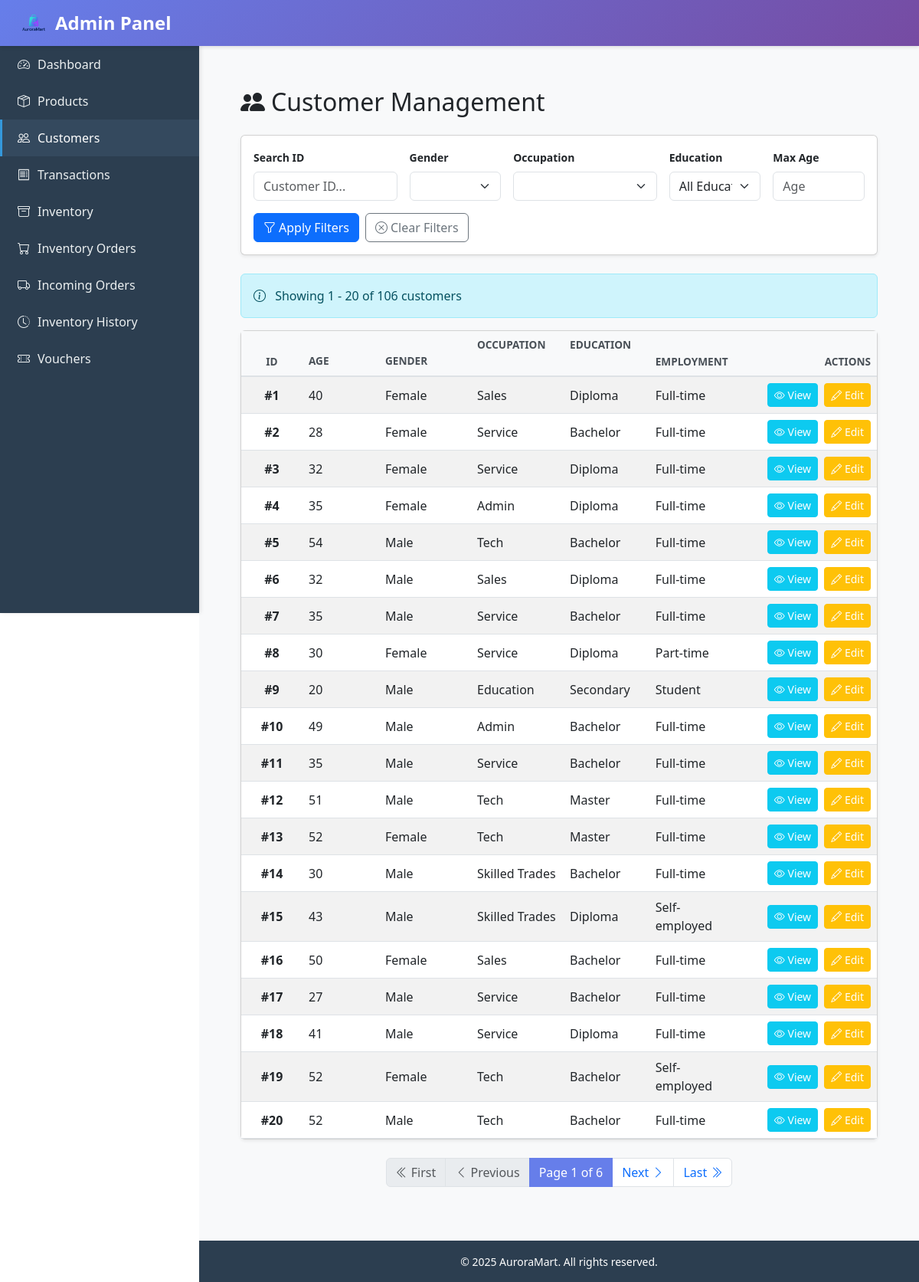
The app's page /admin_panel/customers/ with its own data.
### auroramart/models.py (models this page shows, shortened)
class Customer(models.Model):
    user = models.OneToOneField(
        User, related_name="customer_profile", on_delete=models.CASCADE, null=True, blank=True
    )
    age = models.PositiveIntegerField(null=True, blank=True)
    gender = models.CharField(max_length=100, blank=True)
    employment_status = models.CharField(max_length=255, blank=True)
    occupation = models.CharField(max_length=255, blank=True)
    education = models.CharField(max_length=255, blank=True)
    household_size = models.PositiveIntegerField(null=True, blank=True)
    has_children = models.BooleanField(default=False)
    monthly_income_sgd = models.DecimalField(
        max_digits=12, decimal_places=2, null=True, blank=True
    )
    preferred_category = models.ForeignKey(
        Category, null=True, blank=True, on_delete=models.SET_NULL
    )
    class Meta:
        ordering = ["id"]

### admin_panel/views.py (the view)
# urls.py: path("customers/", views.customer_list, name="customer_list"),
def customer_list(request):
    customers = Customer.objects.all()
    search_id = request.GET.get('q', '').strip()
    gender_filter = request.GET.get('gender', '')
    occupation_filter = request.GET.get('occupation', '')
    education_filter = request.GET.get('education', '')
    age_filter = request.GET.get('age', '')
    if search_id:
        customers = customers.filter(id__icontains=search_id)
    if gender_filter:
        customers = customers.filter(gender=gender_filter)
    if occupation_filter:
        customers = customers.filter(occupation=occupation_filter)
    if education_filter:
        customers = customers.filter(education=education_filter)
    if age_filter:
        try:
            age_value = int(age_filter)
            customers = customers.filter(age__lte=age_value)
        except ValueError:
            pass
    age_order = request.GET.get('age_order', '')
    gender_order = request.GET.get('gender_order', '')
    occupation_order = request.GET.get('occupation_order', '')
    education_order = request.GET.get('education_order', '')
    education_hierarchy = ["Secondary", "Diploma", "Bach Degree", "Masters"]
    gender_hierarchy = ["Male", "Female"]
    if age_order == 'asc':
        customers = customers.order_by('age')
    elif age_order == 'desc':
        customers = customers.order_by('-age')
    elif gender_order == 'asc':
        when_cases = [When(gender=g, then=Value(pos)) for pos, g in enumerate(gender_hierarchy)]
        customers = customers.annotate(
            gender_rank=Case(*when_cases, default=Value(999), output_field=IntegerField())
        ).order_by('gender_rank')
    elif gender_order == 'desc':
        when_cases = [When(gender=g, then=Value(pos)) for pos, g in enumerate(reversed(gender_hierarchy))]
        customers = customers.annotate(
            gender_rank=Case(*when_cases, default=Value(999), output_field=IntegerField())
        ).order_by('gender_rank')
    elif occupation_order == 'asc':
        customers = customers.order_by('occupation')
    elif occupation_order == 'desc':
        customers = customers.order_by('-occupation')
    elif education_order == 'asc':
        when_cases = [When(education=level, then=Value(pos)) for pos, level in enumerate(education_hierarchy)]
        customers = customers.annotate(
            edu_rank=Case(*when_cases, default=Value(999), output_field=IntegerField())
        ).order_by('edu_rank')
    elif education_order == 'desc':
        when_cases = [When(education=level, then=Value(len(education_hierarchy) - pos)) for pos, level in enumerate(education_hierarchy)]
        customers = customers.annotate(
            edu_rank=Case(*when_cases, default=Value(0), output_field=IntegerField())
        ).order_by('-edu_rank')
    else:
        customers = customers.order_by('id')
    paginator = Paginator(customers, 20)
    page_number = request.GET.get('page')
    page_obj = paginator.get_page(page_number)
    genders = Customer.objects.values_list('gender', flat=True).distinct().order_by('gender')
    occupations = Customer.objects.values_list('occupation', flat=True).distinct().order_by('occupation')
    educations = education_hierarchy  # Use the hierarchy order
    from urllib.parse import urlencode
    query_params_dict = {}
    if search_id:
        query_params_dict['q'] = search_id
    if gender_filter:
        query_params_dict['gender'] = gender_filter
    if occupation_filter:
        query_params_dict['occupation'] = occupation_filter
    if education_filter:
        query_params_dict['education'] = education_filter
    if age_filter:
        query_params_dict['age'] = age_filter
    if age_order:
        query_params_dict['age_order'] = age_order
    if gender_order:
        query_params_dict['gender_order'] = gender_order
    if occupation_order:
        query_params_dict['occupation_order'] = occupation_order
    if education_order:
        query_params_dict['education_order'] = education_order
    query_params = urlencode(query_params_dict)
    context = {
        'page_obj': page_obj,
        'search_id': search_id,
        'gender_filter': gender_filter,
        'occupation_filter': occupation_filter,
        'education_filter': education_filter,
        'age_filter': age_filter,
        'age_order': age_order,
        'gender_order': gender_order,
        'occupation_order': occupation_order,
        'education_order': education_order,
        'genders': genders,
        'occupations': occupations,
        'educations': educations,
        'query_params': query_params,
    }
    return render(request, 'admin_panel/customer_list.html', context)

### admin_panel/templates/admin_panel/customer_list.html (shortened to what this page needs)
{% extends "base.html" %}
{% block content %}
<link href="https://cdn.jsdelivr.net/npm/bootstrap@5.3.0/dist/css/bootstrap.min.css" rel="stylesheet">
<link href="https://cdn.jsdelivr.net/npm/bootstrap-icons@1.10.0/font/bootstrap-icons.css" rel="stylesheet">
<div class="container-fluid px-4 py-4">
    <div class="mb-4">
        <h2 class="mb-0"><i class="bi bi-people-fill me-2"></i>Customer Management</h2>
    </div>
    <div class="card shadow-sm mb-4">
        <div class="card-body">
            <form method="get" id="customerFilterForm">
                <div class="row g-3">
                    <div class="col-md-3">
                        <label class="form-label fw-bold small">Search ID</label>
                        <input type="text" name="q" class="form-control" placeholder="Customer ID..." value="{{ search_id }}">
                    </div>
                    <div class="col-md-2">
                        <label class="form-label fw-bold small">Gender</label>
                        <select name="gender" class="form-select">
                            {% for g in genders %}
                                <option value="{{ g }}" {% if g == gender_filter %}selected{% endif %}>{{ g }}</option>
                            {% endfor %}
                        </select>
                    </div>
                    <div class="col-md-3">
                        <label class="form-label fw-bold small">Occupation</label>
                        <select name="occupation" class="form-select">
                            {% for o in occupations %}
                                <option value="{{ o }}" {% if o == occupation_filter %}selected{% endif %}>{{ o }}</option>
                            {% endfor %}
                        </select>
                    </div>
                    <div class="col-md-2">
                        <label class="form-label fw-bold small">Education</label>
                        <select name="education" class="form-select">
                            <option value="">All Education</option>
                        </select>
                    </div>
                    <div class="col-md-2">
                        <label class="form-label fw-bold small">Max Age</label>
                        <input type="number" name="age" class="form-control" placeholder="Age" min="0" max="100" value="{{ age_filter }}">
                    </div>
                </div>
                <div class="mt-3 d-flex gap-2">
                    <button type="submit" class="btn btn-primary">
                        <i class="bi bi-funnel me-1"></i>Apply Filters
                    </button>
                    <a href="{% url 'admin_panel:customer_list' %}" class="btn btn-outline-secondary">
                        <i class="bi bi-x-circle me-1"></i>Clear Filters
                    </a>
                </div>
            </form>
        </div>
    </div>
    <div class="alert alert-info mb-3">
        <i class="bi bi-info-circle me-2"></i>
        Showing {{ page_obj.start_index }} - {{ page_obj.end_index }} of {{ page_obj.paginator.count }} customers
    </div>
    <div class="card shadow-sm">
        <div class="card-body p-0">
            <div class="table-responsive">
                <table class="table table-hover table-striped mb-0 align-middle">
                    <thead class="table-dark">
                        <tr>
                            <th class="text-center" style="width: 80px;">ID</th>
                            <th style="width: 100px;">
                                Age
                                <a href="?age_order={% if age_order == 'asc' %}desc{% else %}asc{% endif %}{% if query_params %}&{{ query_params }}{% endif %}"
                                   class="btn btn-sm btn-outline-light ms-1 py-0 px-1"
                                   style="font-size: 0.75rem;">
                                    {% if age_order == 'asc' %}
                                        <i class="bi bi-sort-up"></i>
                                    {% elif age_order == 'desc' %}
                                        <i class="bi bi-sort-down"></i>
                                    {% else %}
                                        <i class="bi bi-arrow-down-up"></i>
                                    {% endif %}
                                </a>
                            </th>
                            <th style="width: 120px;">
                                Gender
                                <a href="?gender_order={% if gender_order == 'asc' %}desc{% else %}asc{% endif %}{% if query_params %}&{{ query_params }}{% endif %}"
                                   class="btn btn-sm btn-outline-light ms-1 py-0 px-1"
                                   style="font-size: 0.75rem;">
                                    {% if gender_order == 'asc' %}
                                        <i class="bi bi-sort-alpha-down"></i>
                                    {% elif gender_order == 'desc' %}
                                        <i class="bi bi-sort-alpha-up"></i>
                                    {% else %}
                                        <i class="bi bi-arrow-down-up"></i>
                                    {% endif %}
                                </a>
                            </th>
                            <th>
                                Occupation
                                <a href="?occupation_order={% if occupation_order == 'asc' %}desc{% else %}asc{% endif %}{% if query_params %}&{{ query_params }}{% endif %}"
                                   class="btn btn-sm btn-outline-light ms-1 py-0 px-1"
                                   style="font-size: 0.75rem;">
                                    {% if occupation_order == 'asc' %}
                                        <i class="bi bi-sort-alpha-down"></i>
                                    {% elif occupation_order == 'desc' %}
                                        <i class="bi bi-sort-alpha-up"></i>
                                    {% else %}
                                        <i class="bi bi-arrow-down-up"></i>
                                    {% endif %}
                                </a>
                            </th>
                            <th>
                                Education
                                <a href="?education_order={% if education_order == 'asc' %}desc{% else %}asc{% endif %}{% if query_params %}&{{ query_params }}{% endif %}"
                                   class="btn btn-sm btn-outline-light ms-1 py-0 px-1"
                                   style="font-size: 0.75rem;">
                                    {% if education_order == 'asc' %}
                                        <i class="bi bi-sort-alpha-down"></i>
                                    {% elif education_order == 'desc' %}
                                        <i class="bi bi-sort-alpha-up"></i>
                                    {% else %}
                                        <i class="bi bi-arrow-down-up"></i>
                                    {% endif %}
                                </a>
                            </th>
                            <th>Employment</th>
                            <th class="text-end" style="width: 180px;">Actions</th>
                        </tr>
                    </thead>
                    <tbody>
                        {% for customer in page_obj %}
                        <tr>
                            <td class="text-center fw-bold">#{{ customer.id }}</td>
                            <td>{{ customer.age|default:"—" }}</td>
                            <td>{{ customer.gender|default:"—" }}</td>
                            <td>{{ customer.occupation|default:"—" }}</td>
                            <td>{{ customer.education|default:"—" }}</td>
                            <td>{{ customer.employment_status|default:"—" }}</td>
                            <td class="text-end">
                                <a href="{% url 'admin_panel:customer_detail' customer.id %}?return_url={{ request.get_full_path|urlencode }}"
                                   class="btn btn-sm btn-info text-white me-1"
                                   title="View Details">
                                    <i class="bi bi-eye"></i> View
                                </a>
                                <a href="{% url 'admin_panel:customer_edit' customer.id %}?return_url={{ request.get_full_path|urlencode }}"
                                   class="btn btn-sm btn-warning text-white"
                                   title="Edit Customer">
                                    <i class="bi bi-pencil"></i> Edit
                                </a>
                            </td>
                        </tr>
                        {% endfor %}
                    </tbody>
                </table>
            </div>
        </div>
    </div>
    {% if page_obj.paginator.num_pages > 1 %}
    <nav aria-label="Customer pagination" class="mt-4">
        <ul class="pagination justify-content-center">
            {% if page_obj.has_previous %}
                <li class="page-item">
                    <a class="page-link" href="?page=1{% if query_params %}&{{ query_params }}{% endif %}">
                        <i class="bi bi-chevron-double-left"></i> First
                    </a>
                </li>
                <li class="page-item">
                    <a class="page-link" href="?page={{ page_obj.previous_page_number }}{% if query_params %}&{{ query_params }}{% endif %}">
                        <i class="bi bi-chevron-left"></i> Previous
                    </a>
                </li>
            {% else %}
                <li class="page-item disabled">
                    <span class="page-link"><i class="bi bi-chevron-double-left"></i> First</span>
                </li>
                <li class="page-item disabled">
                    <span class="page-link"><i class="bi bi-chevron-left"></i> Previous</span>
                </li>
            {% endif %}
            <li class="page-item active">
                <span class="page-link">
                    Page {{ page_obj.number }} of {{ page_obj.paginator.num_pages }}
                </span>
            </li>
            {% if page_obj.has_next %}
                <li class="page-item">
                    <a class="page-link" href="?page={{ page_obj.next_page_number }}{% if query_params %}&{{ query_params }}{% endif %}">
                        Next <i class="bi bi-chevron-right"></i>
                    </a>
                </li>
                <li class="page-item">
                    <a class="page-link" href="?page={{ page_obj.paginator.num_pages }}{% if query_params %}&{{ query_params }}{% endif %}">
                        Last <i class="bi bi-chevron-double-right"></i>
                    </a>
                </li>
            {% endif %}
        </ul>
    </nav>
    {% endif %}
</div>
{% endblock %}

### records on screen
Customer: id "1", age "40", gender "Female", occupation "Sales", education "Diploma", employment_status "Full-time"
Customer: id "2", age "28", gender "Female", occupation "Service", education "Bachelor", employment_status "Full-time"
Customer: id "3", age "32", gender "Female", occupation "Service", education "Diploma", employment_status "Full-time"
Customer: id "4", age "35", gender "Female", occupation "Admin", education "Diploma", employment_status "Full-time"
Customer: id "5", age "54", gender "Male", occupation "Tech", education "Bachelor", employment_status "Full-time"
Customer: id "6", age "32", gender "Male", occupation "Sales", education "Diploma", employment_status "Full-time"
Customer: id "7", age "35", gender "Male", occupation "Service", education "Bachelor", employment_status "Full-time"
Customer: id "8", age "30", gender "Female", occupation "Service", education "Diploma", employment_status "Part-time"
Customer: id "9", age "20", gender "Male", occupation "Education", education "Secondary", employment_status "Student"
Customer: id "10", age "49", gender "Male", occupation "Admin", education "Bachelor", employment_status "Full-time"
Customer: id "11", age "35", gender "Male", occupation "Service", education "Bachelor", employment_status "Full-time"
Customer: id "12", age "51", gender "Male", occupation "Tech", education "Master", employment_status "Full-time"
Customer: id "13", age "52", gender "Female", occupation "Tech", education "Master", employment_status "Full-time"
Customer: id "14", age "30", gender "Male", occupation "Skilled Trades", education "Bachelor", employment_status "Full-time"
Customer: id "15", age "43", gender "Male", occupation "Skilled Trades", education "Diploma", employment_status "Self-employed"
Customer: id "16", age "50", gender "Female", occupation "Sales", education "Bachelor", employment_status "Full-time"
Customer: id "17", age "27", gender "Male", occupation "Service", education "Bachelor", employment_status "Full-time"
Customer: id "18", age "41", gender "Male", occupation "Service", education "Diploma", employment_status "Full-time"
Customer: id "19", age "52", gender "Female", occupation "Tech", education "Bachelor", employment_status "Self-employed"
Customer: id "20", age "52", gender "Male", occupation "Tech", education "Bachelor", employment_status "Full-time"

### other values on screen
{{ page_obj.start_index }} "1"
{{ page_obj.end_index }} "20"
{{ page_obj.paginator.count }} "106"
{{ page_obj.number }} "1"
{{ page_obj.paginator.num_pages }} "6"
